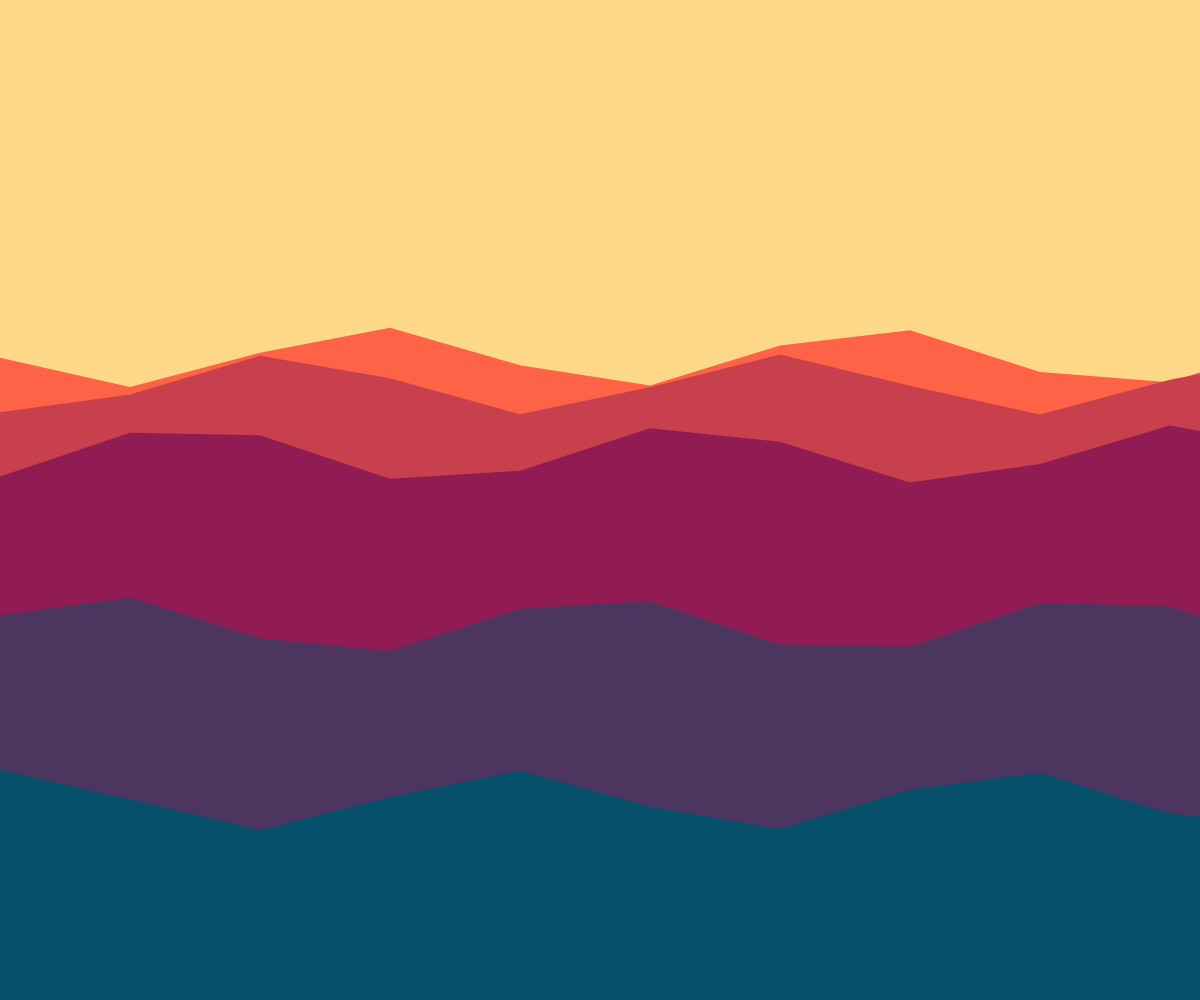
Frame 1 (no input)
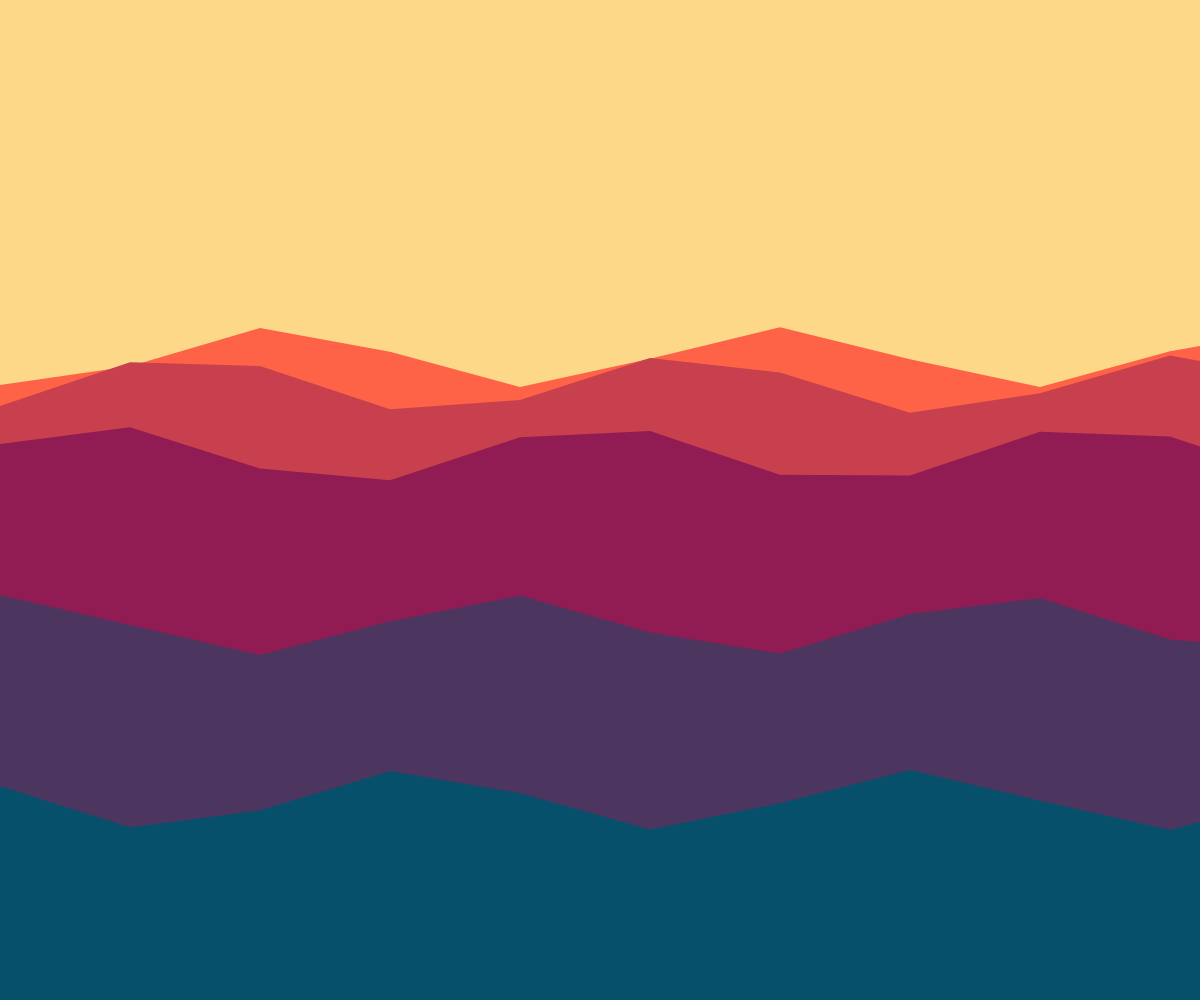
Frame 60 (no input)
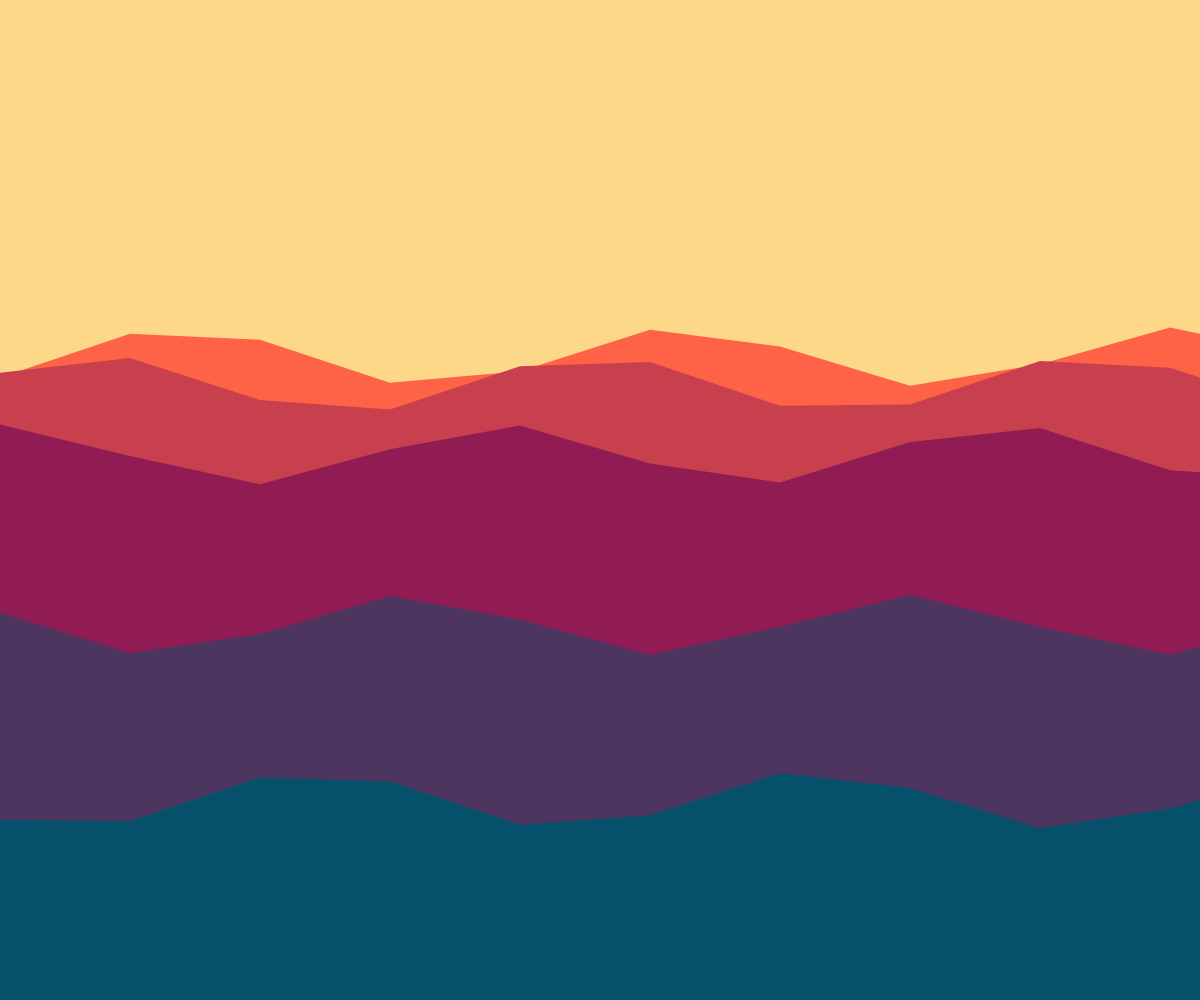
Frame 120 (the mouse pressed at the canvas centre since frame 60)

The p5.js sketch that drew these frames (run headless with seeded random() and noise() and a simulated clock; from frame 60 on, the mouse is pressed at the canvas centre):

// p5.js sketch
// ── sketch.js

var xspacing;
var w;

var theta = 0.0;
var theta2 = 20;
var theta3 = 40;
var theta4 = 60;
var theta5 = 80;

var amplitude = 30.0;
var period = 500.0;
var dx;
var yvalues;
var windowRatio;

function setup() {
  createCanvas(windowWidth, windowHeight);
  windowRatio = (width)/130;
  xspacing = width/windowRatio;
  w = width*(width/windowRatio);
  dx = (TWO_PI / period) * xspacing;
  yvalues = new Array(floor(w/xspacing));
}

function draw() {
  background(253,216,136);

  calcWave();
  renderOrangeWave();

  calcWave2();
  renderOtherRedWave();

  calcWave3();
  renderRedWave();

  calcWave4();
  renderPurpleWave();

  calcWave5();
  renderBlueWave();

}

function windowResized(){
  createCanvas(windowWidth, windowHeight);
  windowRatio = (width)/130;
  xspacing = width/windowRatio;
  w = width*(width/windowRatio);
  dx = (TWO_PI / period) * xspacing;
  yvalues = new Array(floor(w/xspacing));
}

function calcWave() {
  theta += 0.02;
  var x = theta;
  for (var i = 0; i < yvalues.length; i++) {
    yvalues[i] = sin(x)*amplitude;
    x+=dx;
  }
}


function calcWave2() {
  theta2 += 0.02;
  var x = theta2;
  for (var i = 0; i < yvalues.length; i++) {
    yvalues[i] = sin(x)*amplitude;
    x+=dx;
  }
}

function calcWave3() {
  theta3 += 0.02;
  var x = theta3;
  for (var i = 0; i < yvalues.length; i++) {
    yvalues[i] = sin(x)*amplitude;
    x+=dx;
  }
}


function calcWave4() {
  theta4 += 0.02;
  var x = theta4;
  for (var i = 0; i < yvalues.length; i++) {
    yvalues[i] = sin(x)*amplitude;
    x+=dx;
  }
}

function calcWave5() {
  theta5 += 0.02;
  var x = theta5;
  for (var i = 0; i < yvalues.length; i++) {
    yvalues[i] = sin(x)*amplitude;
    x+=dx;
  }
}

function renderBlueWave() {
  noStroke();

  beginShape();
  for (var x = 0; x < yvalues.length; x++) {
    fill(6,80,107);
    vertex(x*xspacing, height/1.25+yvalues[x]);
  }
  vertex(width,height);
  vertex(0, height);
  endShape(CLOSE);
}

function renderPurpleWave() {
  noStroke();

  beginShape();
  for (var x = 0; x < yvalues.length; x++) {
    fill(76,54,95);
    vertex(x*xspacing, height/1.6+yvalues[x]);
  }
  vertex(width,height);
  vertex(0, height);
  endShape(CLOSE);
}


function renderRedWave() {
  noStroke();

  beginShape();
  for (var x = 0; x < yvalues.length; x++) {
    fill(145,28,83);
    vertex(x*xspacing, height/2.2+yvalues[x]);
  }
  vertex(width,height);
  vertex(0, height);
  endShape(CLOSE);
}

function renderOtherRedWave() {
  noStroke();

  beginShape();
  for (var x = 0; x < yvalues.length; x++) {
    fill(200,64,77);
    vertex(x*xspacing, height/2.6+yvalues[x]);
  }
  vertex(width,height);
  vertex(0, height);
  endShape(CLOSE);
}

function renderOrangeWave() {
  noStroke();

  beginShape();
  for (var x = 0; x < yvalues.length; x++) {
    fill(255,99,71);
    vertex(x*xspacing, height/2.8+yvalues[x]);
  }
  vertex(width,height);
  vertex(0, height);
  endShape(CLOSE);
}
